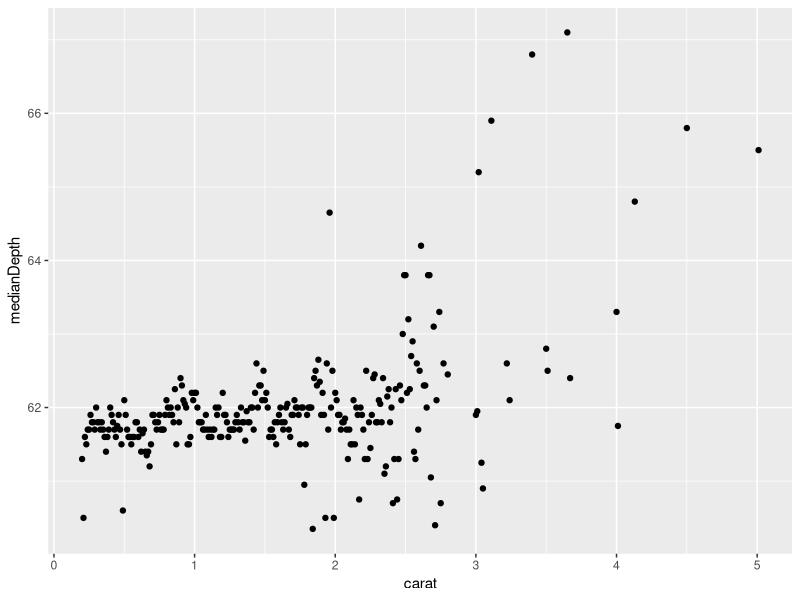

Here is the R script that generated this plot: (Note: this script raises an error after producing the figure.)
library(tidyverse)
diamonds %>% 
  summarize(medianDepth = median(depth))

diamonds %>%
  filter(carat == .29) %>%
  summarize(medianDepth = median(depth))

diamonds %>%
  filter(carat == .29) %>%
  summarize(medianDepth = median(depth), maxPrice = max(price))

diamonds %>% 
  group_by(carat) %>%
  summarize(medianDepth = median(depth), maxPrice = max(price))

diamonds %>% 
  group_by(clarity) %>% 
  summarize(medianDepth = median(depth), maxPrice = max(price))

diamonds %>% 
  group_by(carat, clarity) %>% 
  summarize(medianDepth = median(depth), maxPrice = max(price))

by_carat <- diamonds %>% 
  group_by(carat) %>%
  summarize(medianDepth = median(depth), maxPrice = max(price))
ggplot(by_carat, aes(x = carat, y = medianDepth)) + geom_point()

by_carat_clarity <- diamonds %>%
  group_by(carat, clarity) %>%
  summarize(medianPrice = median(price))
by_year_continent
ggplot(by_carat_clarity, aes(x = carat, y = medianPrice, color = clarity)) + geom_point()

by_clarity_c29 <- diamonds %>%
  filter(carat == 0.29) %>%
  group_by(clarity) %>%
  summarize(medianDepth = median(depth), medianPrice = median(price))
ggplot(by_clarity_c29, aes(x = medianDepth, y = medianPrice, color = clarity)) + geom_point()